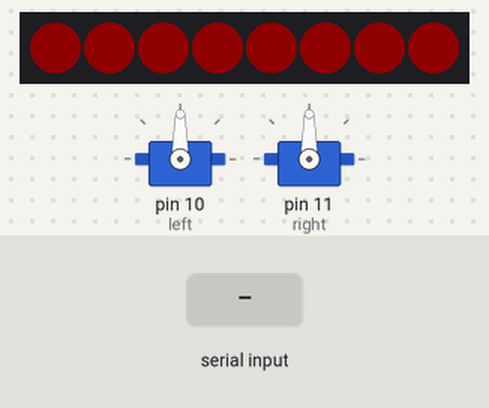
This sketch was run on a simulated Arduino Uno, built with avr-gcc and run on an emulated ATmega328P. Parts: 2 × servo, 8 RGB LEDs in strip order, left to right. The inputs (shaded band) are chosen by the test bench. Dim RGB values are drawn brighter than linear.

Above: at 3.5 s.
At 5.6 s:
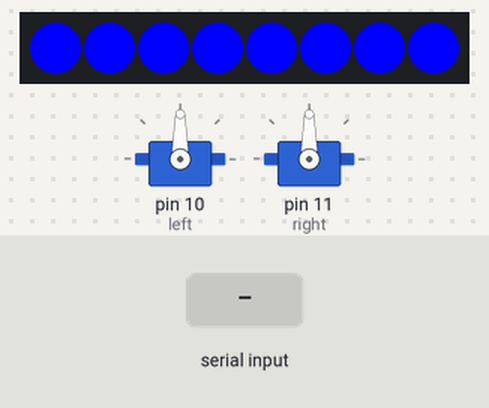
5.7 s: "b" received over Serial
At 11.0 s:
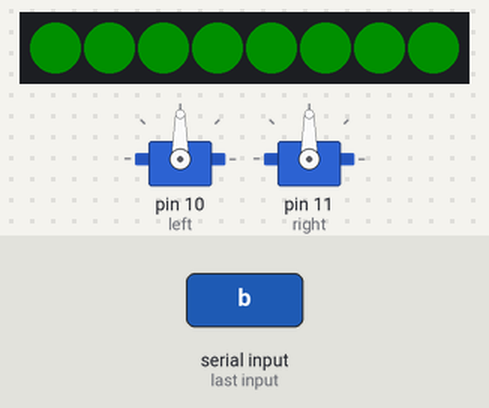
Timing chart, 0 to 13.2 s (numbered marks = the images above; inputs shaded):
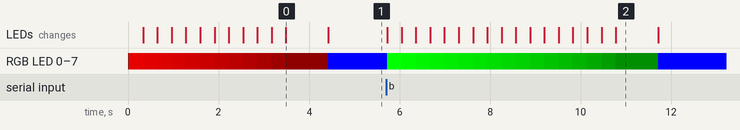

Measured:
- after the input at 5.7 s, RGB LED 0–7: RGB(0, 0, 254) → RGB(0, 255, 0) at once, → RGB(0, 240, 0) 0.32 s later, → RGB(0, 225, 0) 0.32 s later, → RGB(0, 210, 0) 0.32 s later, … (18 changes in this stretch); the LEDs: first change at once (image 2 shows a later state)
- what the display in image 0 shows lasts 0.9 s, from 3.5 s to 4.4 s

The sketch:

Arduino_Control.ino
```cpp
#include<Servo.h>
#include<FastLED.h>

#define NUM_LEDS 8
#define LED_PIN 6
Servo left;
Servo right;

CRGB led[NUM_LEDS];
String serialData;

void setup() {
  // put your setup code here, to run once:
  left.attach(10);
  right.attach(11);
  Serial.begin(9600);
  Serial.setTimeout(10);

  FastLED.addLeds<NEOPIXEL, LED_PIN>(led, NUM_LEDS);

  //Literally just a cool fade in effect, no reason for it here :)
  fadeIntoBlue();

}

void loop() {
  // put your main code here, to run repeatedly:

}


void serialEvent()
{
  serialData = Serial.readString();
  //Serial.print(serialData);
  if (serialData == "a")
  {
    freakout();
  }

  if (serialData == "b") //For testing purposes
  {
    testLEDs();
  }
}


//Checks data to make sure it's valid and SHOULD freak out
boolean serialConfirm(String data)
{

  return true;
}

//Moves motors, changes LEDs
void freakout()
{
  //Instantly turns LEDs red
  for (int i = 0; i < NUM_LEDS; i = i + 1)
  {
    led[i] = CRGB(255, 0, 0);//red
    FastLED.show();
  }

  //Shimmies the motors
  left.write(60);
  delay(250);
  right.write(120);
  delay(250);
  left.write(90);
  delay(250);
  left.write(60);
  delay(500);
  right.write(90);
  left.write(90);

  calmDown();
}

//Executes after it's done freaking out
void calmDown()
{
  //Stops the motors
  left.write(90);
  right.write(90);

  fadeIntoBlue();
}


void fadeIntoBlue() //From red to blue
{
  for (int fade = 180; fade > 0; fade = fade - 1)
  {
    for (int i = 0; i < NUM_LEDS; i = i + 1)
    {
      led[i] = CRGB(fade, 0, 0);//fades down from red
      FastLED.show();
    }
    delay(3);
  }


  for (int fade = 0; fade < 255; fade = fade + 1)
  {
    for (int i = 0; i < NUM_LEDS; i = i + 1)
    {
      led[i] = CRGB(0, 0, fade); //blue
    }
    FastLED.show();
  }
  delay(3);
}


void testLEDs()
{
  for (int fade = 255; fade > 0; fade = fade - 1)
  {
    for (int i = 0; i < NUM_LEDS; i = i + 1)
    {
      led[i] = CRGB(0, fade, 0);//fades down from green
      FastLED.show();
    }
    delay(3);
  }


  for (int fade = 0; fade < 255; fade = fade + 1)
  {
    for (int i = 0; i < NUM_LEDS; i = i + 1)
    {
      led[i] = CRGB(0, 0, fade);//fade back to blue
    }
    FastLED.show();
  }
  delay(3);


}
```
